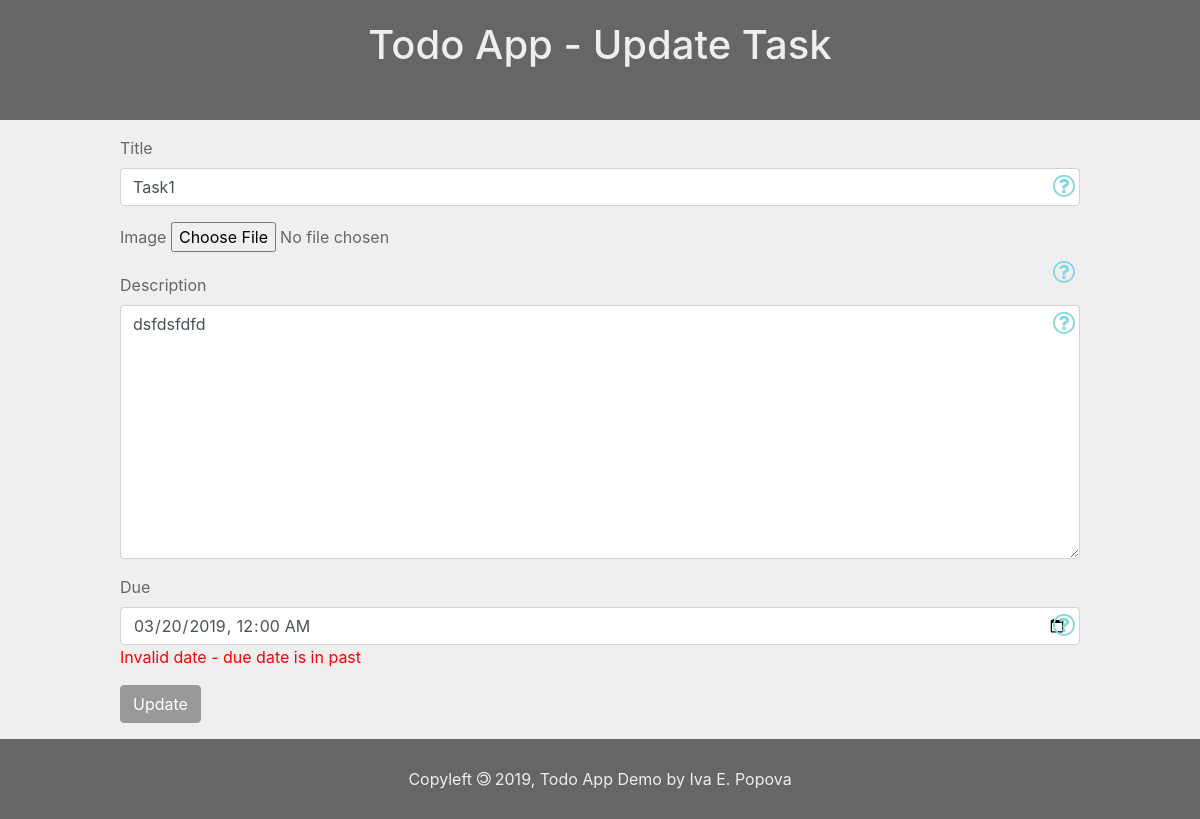
Page /todos/update/1 on the committed database.
### todo_app/models.py (models this page shows, shortened)
class Task(models.Model):
  id = models.AutoField(primary_key=True)
  title = models.CharField('Title', max_length=100, help_text="Task Title")
  description = models.TextField('Description', null=True, help_text="Task Description")
  image = models.ImageField('Image',
    null=False,
    blank=True,
    help_text='Task image',
    upload_to='images/')
  due = models.DateTimeField('due', default=days_from_now_1, help_text="Task Due (default - 1 day from now)")
  created = models.DateTimeField(auto_now_add=True)
  completed = models.BooleanField(default=False)

### todo_app/views.py (the view)
# urls.py: path('update/<int:id>', views.update, name="todo_update"),
def update(request, id,  **kwargs):
  task = Task.objects.get(id=id)
  if request.method == "POST":
    form = CreateUpdateTaskForm(request.POST, request.FILES)
    if form.is_valid():
      title = form.cleaned_data['title']
      description = form.cleaned_data['description']
      image = form.cleaned_data['image']
      due = form.cleaned_data['due']
      Task.objects.filter(id=id).update(
        title = title,
        description = description,
        image=image,
        due = due,
        )
      return redirect('todo_index')
  else:
    form = CreateUpdateTaskForm(model_to_dict(task))
    print(f'####form: {form}')
  template_file = 'todo_app/update.html'
  context = {
      'task': task,
      'form': form,
      'app_name': app_name,
      'page_name': 'Update Task'
  }
  return render(request, template_file, context)

### todo_app/forms.py (called while the page is built)
def days_from_now_1():
  return timezone.now() + timezone.timedelta(days=1)

  def clean_title(self):
    title = self.cleaned_data.get('title', None)
    errors_list = [];
    if (not re.match( r'^[A-z]', title)):
      e1 = forms.ValidationError("title must start with letter")
      errors_list.append(e1)
    if len(title) < 3:
      e2 = forms.ValidationError("title must be 3 or more symbols")
      errors_list.append(e2)
    if errors_list:
      raise forms.ValidationError(errors_list)
    return title

  def clean_due(self):
    data = self.cleaned_data.get('due')
    now = make_aware(datetime.datetime.now())
    if data < now:
      raise forms.ValidationError('Invalid date - due date is in past')
    return data

### todo_app/templates/todo_app/update.html (shortened to what this page needs)
{% extends "todo_app/base.html" %}
{% load static %}
{% block content_head %}
  <link rel="stylesheet" type="text/css" href="{% static 'todo_app/todo_form.css' %}">
{% endblock content_head %}
{% block content %}
  <main>
    <form action="{% url 'todo_update' task.id %}" method="POST" enctype="multipart/form-data">
      {% for field in form %}
        <div class="form-group">
          <label>{{ field.label }}</label>
          {{ field }}
          <i class="fa fa-question-circle-o help_text" title="{{field.help_text}}"></i>
          {% for item in field.errors  %}
          <div style="color:#F00">{{item}}</div>
          {% endfor %}
        </div>
      {% endfor %}
      <button type="submit" class="btn btn-primary">Update</button>
    </form>
  </main>
{% endblock content %}

### todo_app/static/todo_app/base.css (style rules this page uses)
html,body, header, footer, main, h1,h2,h3,p { margin:0; padding: 0; box-sizing: border-box; }
body { margin:0; background: #efefef; }
main { width: 80%; min-height: 75vh; margin:0 auto; padding: 1em 0; box-sizing: border-box; color: #666; }

### todo_app/static/todo_app/todo_form.css (style rules this page uses)
.btn-primary { background-color: #999; border-color: #999; }
.form-group { position: relative; }
.form-group .help_text { position: absolute; top: 1.5em; right: 5px; font-size: 1.6em; color: #86D7DF }

### rows in the picture
Task: form "Task1" "dsfdsfdfd" "03/20/2019 00:00"

### other values in the picture
{{ app_name }} "Todo App"
{{ page_name }} "Update Task"
{{ field.label }} "Title" "Image" "Description" "Due"
{{ item }} "Invalid date - due date is in past"
